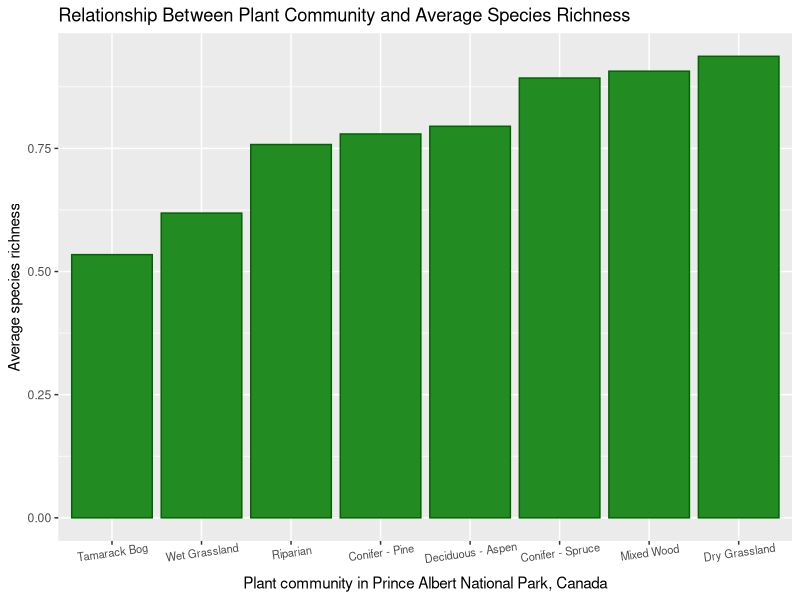
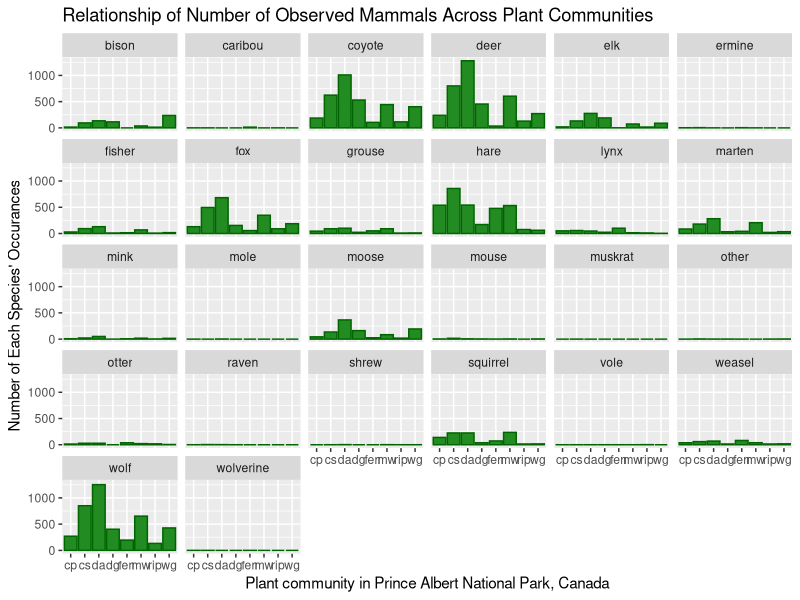
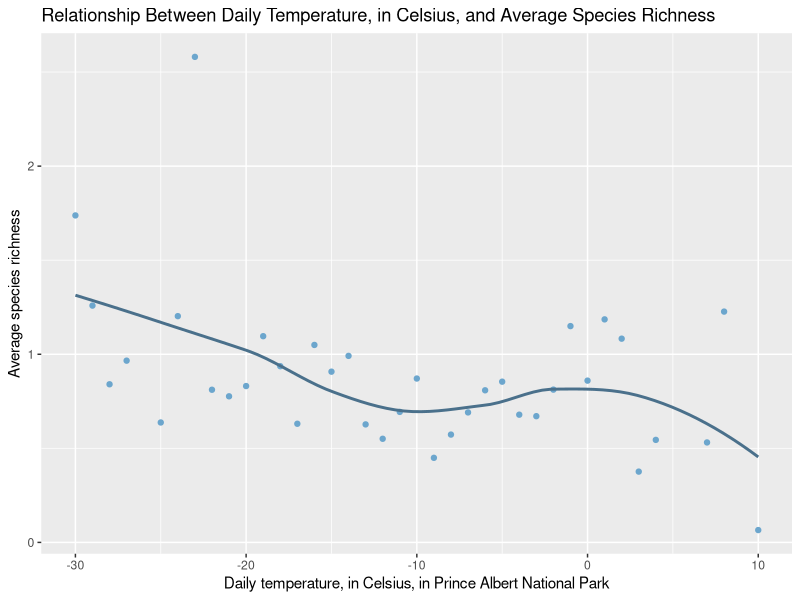
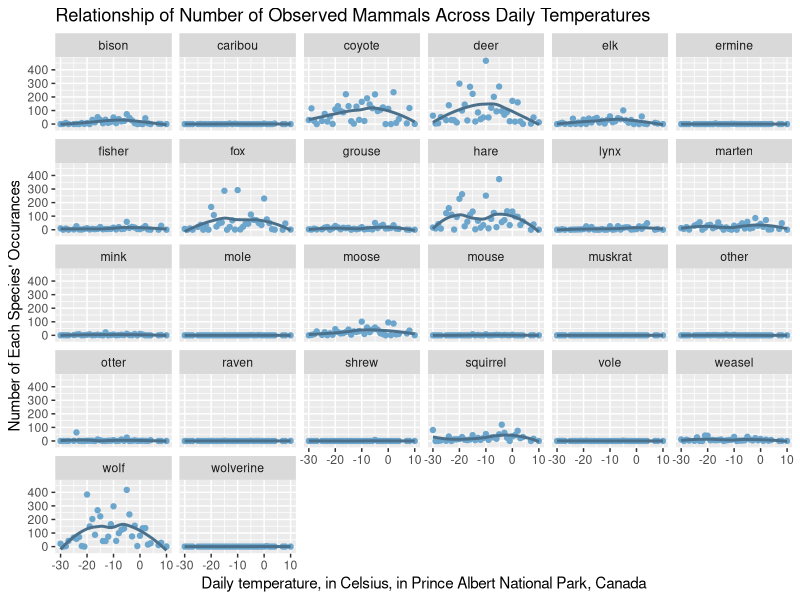
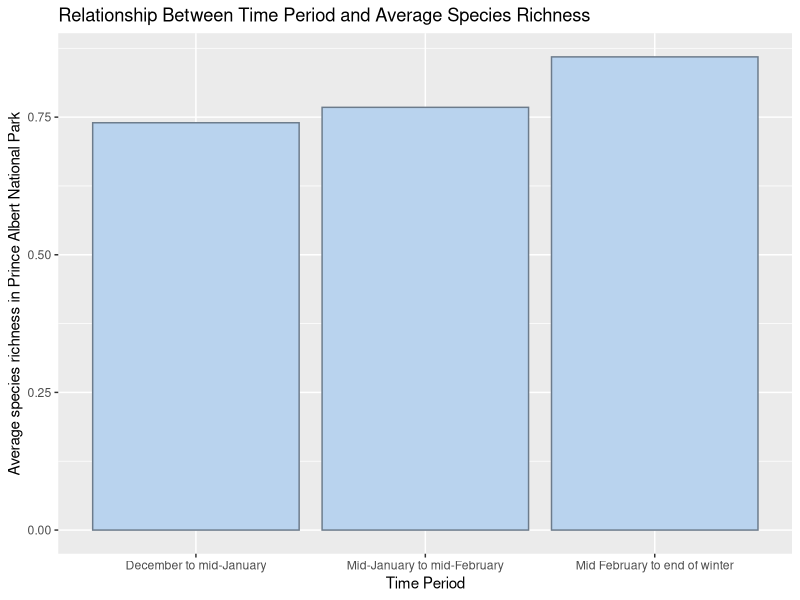
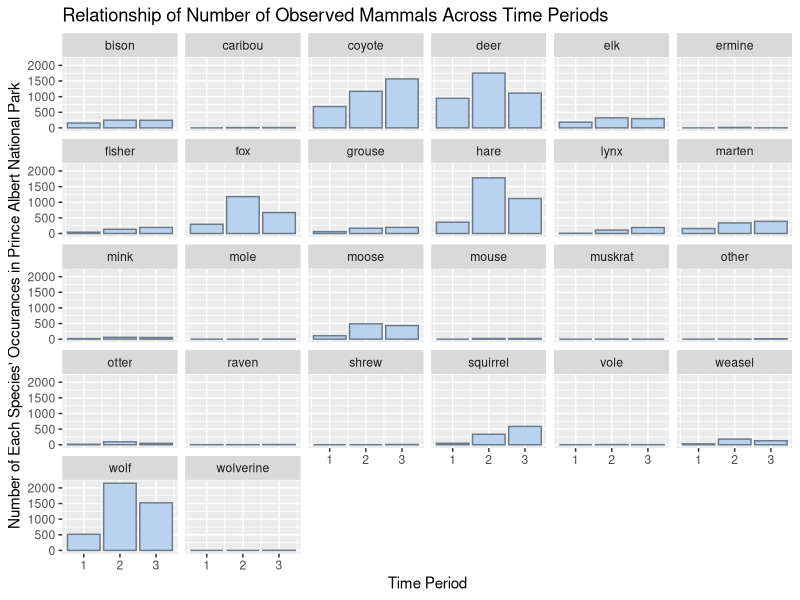

These figures' R source, in order:
## ---- chunk 1
#| label: plant-community-overall-graphics
#| echo: FALSE
#| message: FALSE
#| warning: FALSE
#| fig-cap: "Column plot showing relationship between plant community and average species richness"
#| fig-alt: ""

library(tidyverse) #load necessary package
mammal_clean <- read_csv("data-clean/mammal_clean.csv") #read in data

mammal_clean |> #use mammal_clean data
  select(plantcomm, richness) |> #select these variables
  group_by(plantcomm) |> #group by plant community
  summarise(rich_avg = mean(richness, na.rm = TRUE)) |> #summarize the average species richness
  ggplot() + #make a plot
  geom_col(mapping = aes(x = fct_reorder(plantcomm, rich_avg), #make a column plot with plant comm on the x
                         y = rich_avg), #average richness on the y
                         fill = "forestgreen", #fill the bars with forest green color
                         color = "darkgreen") + #outline the bars with dark green color
  labs(x = "Plant community in Prince Albert National Park, Canada", #label for x axis
       y = "Average species richness",#label for y axis
       title = "Relationship Between Plant Community and Average Species Richness") + #label for title
  scale_x_discrete(labels=c("cp" = "Conifer - Pine", #cp is conifer pine
                            "cs" = "Conifer - Spruce", #cs is conifer spruce
                            "da" = "Deciduous - Aspen", #da is deciduous aspen 
                            "dg" = "Dry Grassland", #dg is dry grassland
                            "fen" = "Tamarack Bog", #fen is tamarack bog
                            "mw" = "Mixed Wood", #mw is mixed wood
                            "rip" = "Riparian", #rip is riparian
                            "wg" = "Wet Grassland")) + #wg is wet grassland
  theme(axis.text.x = element_text(size = 8, angle = 8))  #angle the x axis text and make it smaller      
## ---- chunk 2
#| label: plant-community-species-graphics
#| echo: FALSE
#| message: FALSE
#| warning: FALSE
#| fig-cap: "Column plot showing relationship of number of observed mammals across plant communities"
#| fig-alt: ""
#| fig-height: 10
#| fig-width: 15

mammal_clean |> #use this data
  select(plantcomm, deer, moose, elk, wolf, coyote, fox, caribou, lynx, fisher, marten, bison, mink, otter, grouse, hare, weasel, ermine, mouse, raven, squirrel, wolverine, muskrat, mole, shrew, vole, other) |> #select these variables
  pivot_longer(cols = 2:27, names_to = "mammal",#use mammal as the variable name
               values_to = "presence") |> #use presence for the values under mammal
  group_by(mammal, plantcomm) |> #group by mammal and plant community
  tally(presence) |> #count the presence of each mammal in each community
  ggplot() + #make a plot
  geom_col(mapping = aes(x = plantcomm, #make a column chart with plant community on the x
                         y = n), #count on the y
           fill = "forestgreen",#fill the bars with forest green color
           color = "darkgreen") + #outline the bars with dark green color
  facet_wrap(~mammal) + #put each mammal in its own graphic
  labs(x = "Plant community in Prince Albert National Park, Canada", #label for the x axis
       y = "Number of Each Species' Occurances", #label for the y axis
       title = "Relationship of Number of Observed Mammals Across Plant Communities") # label for the title

## ---- chunk 3
#| label: temperature-overall-graphics
#| echo: FALSE
#| message: FALSE
#| warning: FALSE
#| fig-cap: "Scatterplot showing relationship between daily temperature, in Celsius, and average species richness"
#| fig-alt: ""

mammal_clean |> #use this dataset
  select(temp, richness) |> #select these variables
  group_by(temp) |> #group by temperature
  summarise(rich_avg = mean(richness, na.rm = TRUE)) |> #summarize the average species richness
  ggplot() + #make a plot
  geom_point(mapping = aes(x = temp, #make a scatterplot plot with temp on the x axis
                         y = rich_avg), #average richness on the y axis
           color = "skyblue3") +  #color the points with sky blue 3
  labs(x = "Daily temperature, in Celsius, in Prince Albert National Park", #label the x axis
       y = "Average species richness",#label the y axis
       title = "Relationship Between Daily Temperature, in Celsius, and Average Species Richness") + #label the title
  geom_smooth(method = NULL, #create a trendline
              mapping = aes(x = temp, #use temp for the x
                         y = rich_avg), #use average richness for the y
              color = "skyblue4", #make the trendline sky blue 4 color
              linetype = "solid", #make the trendline solid
              se = FALSE) #no error space surrounding trendline

## ---- chunk 4
#| label: temperature-species-graphics
#| echo: FALSE
#| message: FALSE
#| warning: FALSE
#| fig-cap: "Polar axis plot"
#| fig-alt: "Scatterplot showing relationship of number of observed mammals across daily temperatures"
#| fig-height: 10
#| fig-width: 15

mammal_clean |> #use this data
  select(temp, deer, moose, elk, wolf, coyote, fox, caribou, lynx, fisher, marten, bison, mink, otter, grouse, hare, weasel, ermine, mouse, raven, squirrel, wolverine, muskrat, mole, shrew, vole, other) |> #select these variables
  pivot_longer(cols = 2:27, names_to = "mammal", #use mammal as the variable name
               values_to = "presence") |> #use presence for the values under mammal
  group_by(mammal, temp) |> #group by mammal and temp
  tally(presence) |> #count the presence of each mammal in each community
  ggplot() + #make a plot
  geom_point(mapping = aes(x = temp, #make a scatterplot with temp on the x axis
                         y = n), #count on the y axis
           color = "skyblue3") + #color the points sky blue 3 
  facet_wrap(~mammal) + #put each mammal in its own graphic
  labs(x = "Daily temperature, in Celsius, in Prince Albert National Park, Canada", #label the x axis 
       y = "Number of Each Species' Occurances", #label the y axis
       title = "Relationship of Number of Observed Mammals Across Daily Temperatures") + #label the title
  geom_smooth(method = NULL, #create a trendline for each mammal
              mapping = aes(x = temp, #use temp at the x
                         y = n), #use count as the y
              color = "skyblue4", #color the trendline sky blue 4
              linetype = "solid", #make the trendline solid
              se = FALSE) #no error space around trendline

## ---- chunk 5
#| label: period-overall-graphics
#| echo: FALSE
#| message: FALSE
#| warning: FALSE
#| fig-cap: "Column chart showing relationship between time period and average species richness"
#| fig-alt: ""

mammal_clean |> #use this data
  select(periodnum, richness) |> #select these variables
  group_by(periodnum) |> #group by time period
  summarise(rich_avg = mean(richness, na.rm = TRUE)) |> #summarize the average species richness
  ggplot() + #make a plot
  geom_col(mapping = aes(x = factor(periodnum), #make a column chart with time period on the x axis
                         y = rich_avg), #average richness on the y axis
                         fill = "slategray2", #color the columns slate grey 2
                         color = "slategray4") + #outline the columns slate grey 4
  labs(x = "Time Period", #label the x axis
       y = "Average species richness in Prince Albert National Park", #label the y axis
       title = "Relationship Between Time Period and Average Species Richness") + #label the title
  scale_x_discrete(labels=c("1" = "December to mid-January", #time period 1 represents early winter
                            "2" = "Mid-January to mid-February", #time period 2 represents mid winter
                            "3" = "Mid February to end of winter"))    #time period 3 represents late winter     

## ---- chunk 6
#| label: period-species-graphics
#| echo: FALSE
#| message: FALSE
#| warning: FALSE
#| fig-cap: "Column chart showing relationship of number of observed mammals across time periods"
#| fig-alt: ""
#| fig-height: 10
#| fig-width: 15

mammal_clean |> #use this data
  select(periodnum, deer, moose, elk, wolf, coyote, fox, caribou, lynx, fisher, marten, bison, mink, otter, grouse, hare, weasel, ermine, mouse, raven, squirrel, wolverine, muskrat, mole, shrew, vole, other) |> #select these variables
  pivot_longer(cols = 2:27, names_to = "mammal",#use mammal as the variable name
               values_to = "presence") |> #use presence for the values under mammal
  group_by(mammal, periodnum) |> #group by mammal and time period
  tally(presence) |> #count the the presence of each mammal at each time period
  ggplot() + #make a plot
  geom_col(mapping = aes(x = periodnum, #make a column plot with time period on the x axis
                         y = n), #count on the y axis
           fill = "slategray2", #color the columns slate grey 2
           color = "slategray4") + #outline the columns slate grey 4
  facet_wrap(~mammal) + #put each mammal in its own graphic
  labs(x = "Time Period", #label the x axis
       y = "Number of Each Species' Occurances in Prince Albert National Park", #label the y axis
       title = "Relationship of Number of Observed Mammals Across Time Periods") #label the title
